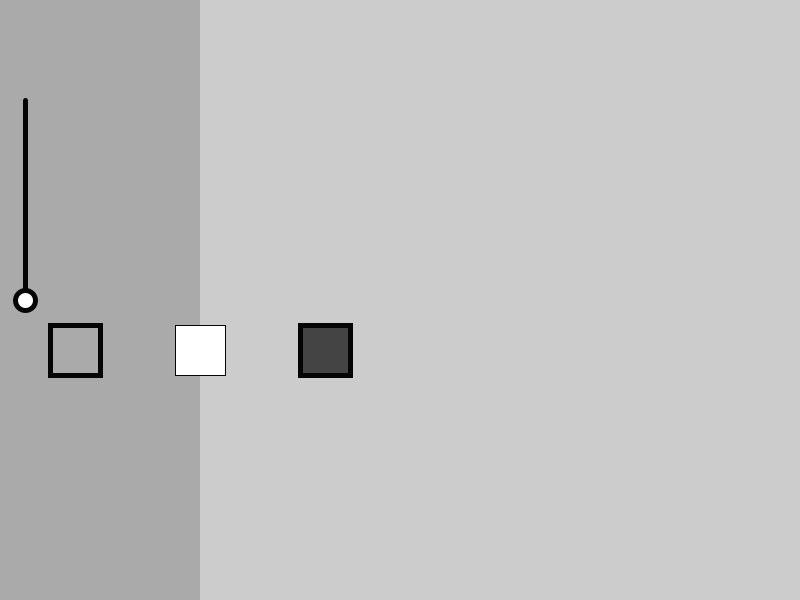
Frame 1 (no input)
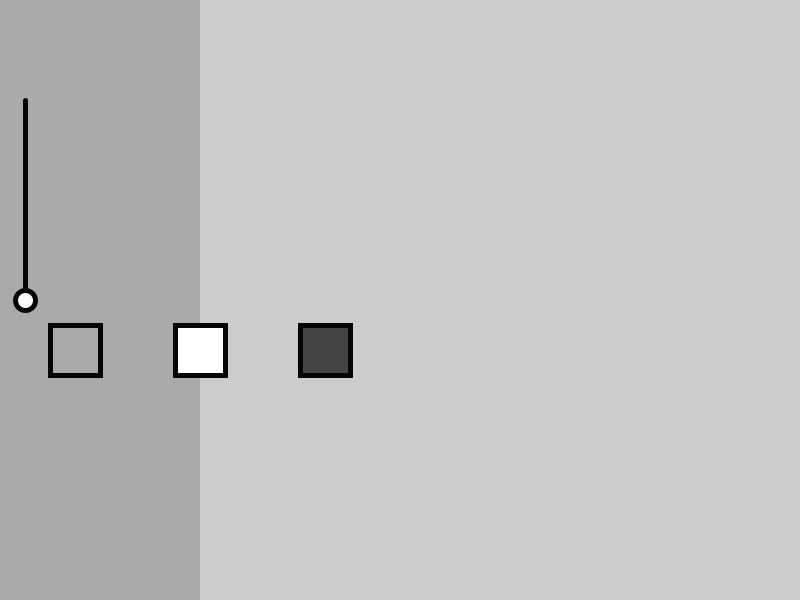
Frame 60 (the mouse pressed at the canvas centre just before this capture)
Frame 120 (the mouse held since frame 60 and released just before this capture): identical to frame 60, image omitted

The Processing sketch that drew these frames (run headless with seeded random() and noise(); from frame 60 on, the mouse is pressed at the canvas centre):

// Processing sketch: Template
// ── Template.pde
void setup(){
  size(800,600);
}
color color1 = #FFFFFF;
color color2 = #AAAAAA;
color color3 = #444444;
color currentcolor = color1;
int circlescale = 200;
void draw(){
  noStroke();
  fill(currentcolor);
  fill(color2);
  rect(0,0,200,600);
  stroke(5);
  fill(color1);
  tactile(200,350);
  rect(175,325,50,50);
  strokeWeight(5);
  fill(color2);
  tactile(75,350);
  rect(50,325,50,50);
  strokeWeight(5);
  fill(color3);
  tactile(325,350);
  rect(300,325,50,50);
  strokeWeight(5);
  fill(currentcolor);
  line(25,100,25,300);
  fill(color1);
  tactile(75,circlescale+100);
  circle(25,circlescale+100,20);
}
void tactile(int buttonX,int buttonY){
  if(buttonX-25<=mouseX & mouseX<=buttonX+25 & buttonY-25<=mouseY & mouseY<=buttonY+75){
    strokeWeight(2);
  }
}
void mouseReleased(){
  //color 
  if (300<=mouseX & mouseX<=350 & 325<=mouseY & mouseY<=375){
    currentcolor = color3;
  }else if(50<=mouseX & mouseX<=100 & 325<=mouseY & mouseY<=375){
    currentcolor = color2;
  }else if(175<=mouseX & mouseX<=225 & 325<=mouseY & mouseY<=375){
    currentcolor = color1;
  }

}
void mouseDragged(){
 //slider
 fill(currentcolor);
 noStroke();
  circle(mouseX,mouseY,circlescale/2);
  if(mouseX > 0 && mouseX < 50 && mouseY > 100 && mouseY < 500){
    circlescale = mouseY-100;
  }  
}
